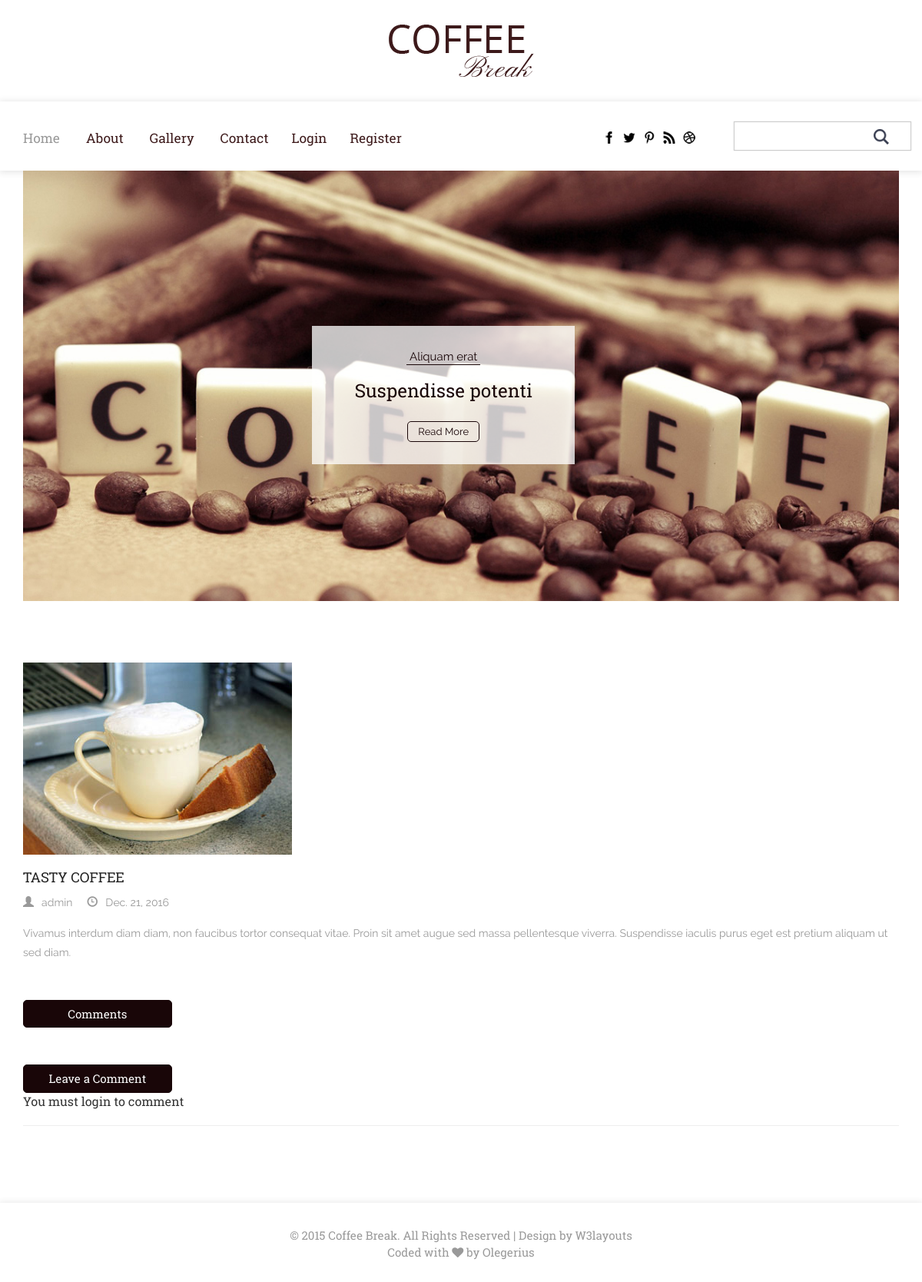
/tender-night-plus/, run on the app's committed database.
### posts/models.py (models this page shows, shortened)
class Post(models.Model):
    user = models.ForeignKey(settings.AUTH_USER_MODEL, default=1)
    title = models.CharField(max_length=120)
    slug = models.SlugField(unique=True)
    image = models.ImageField(upload_to=upload_location,
                              null=True,
                              blank=True,
                              width_field="width_field",
                              height_field="height_field")
    height_field = models.IntegerField(default=0)
    width_field = models.IntegerField(default=0)
    content = models.TextField()
    draft = models.BooleanField(default=False)
    publish = models.DateField(auto_now=False, auto_now_add=False)
    read_time = models.IntegerField(default=0)  # models.TimeField(null=True, blank=True) #assume minutes
    updated = models.DateTimeField(auto_now=True, auto_now_add=False)
    timestamp = models.DateTimeField(auto_now=False, auto_now_add=True)
    objects = PostManager()
    class Meta:
        ordering = ["-timestamp", "-updated"]
    @property
    def comments(self):
        instance = self
        qs = Comment.objects.filter_by_instance(instance)
        return qs
    @property
    def get_content_type(self):
        instance = self
        content_type = ContentType.objects.get_for_model(instance.__class__)
        return content_type

### posts/views.py (the view, shortened to what this page needs)
# urls.py: url(r'^(?P<slug>[\w-]+)/$', post_detail, name='detail'),
def post_detail(request, slug=None):
    instance = get_object_or_404(Post, slug=slug)
    if instance.publish > timezone.now().date() or instance.draft:
        if not request.user.is_staff or not request.user.is_superuser:
            raise Http404
    share_string = quote_plus(instance.content)
    initial_data = {
        "content_type": instance.get_content_type,
        "object_id": instance.id
    }
    form = CommentForm(request.POST or None, initial=initial_data)
    comments = instance.comments
    context = {
        "title": instance.title,
        "instance": instance,
        "share_string": share_string,
        "comments": comments,
        "comment_form": form,
    }
    return render(request, "posts/post_detail.html", context)

### comments/forms.py
class CommentForm(forms.Form):
    content_type = forms.CharField(widget=forms.HiddenInput)
    object_id = forms.IntegerField(widget=forms.HiddenInput)
    content = forms.CharField(label='', widget=forms.Textarea)

### comments/models.py (called while the page is built)
    def filter_by_instance(self, instance):
        content_type = ContentType.objects.get_for_model(instance.__class__)
        obj_id = instance.id
        qs = super(CommentManager, self).filter(content_type=content_type, object_id=obj_id).filter(parent=None)
        return qs

### posts/templates/posts/post_detail.html (shortened to what this page needs)
{% extends "base.html" %}
{% load static %}
{% load urlify %}
{% load crispy_forms_tags %}
{% block navigation %}
    {% include "nav.html" with is_home=True %}
{% endblock %}
{% block content %}
	<div class="single">
		<div class="container">
				<div class="single-top">
                    {% if instance.image %}
						<img class="img-responsive" src="{{ instance.image.url }}" alt=" ">
                    {% endif %}
					<div class=" single-grid">
						<h4>{{ instance.title.upper }}</h4>
							<ul class="blog-ic">
								<li><a href="#"><span> <i  class="glyphicon glyphicon-user"> </i>{{ instance.user }}</span> </a> </li>
		  						 <li><span><i class="glyphicon glyphicon-time"> </i>{{ instance.publish }}</span></li>
		  					</ul>
                        <p>{{ instance.content }}</p>
                    </div>
					<div class="comments heading">
						<h3>Comments</h3>
    				</div>
    				<div class="comment-bottom heading">
    					<h3>Leave a Comment</h3>
        {% if request.user.is_authenticated %}
        <form method="POST" action="."> {% csrf_token %}
            {{ comment_form|crispy }}
            <input type='submit' value='Post comment' class='btn btn-default'>
        </form>
        {% else %}
        <p>You must login to comment </p>
        {% endif %}
        <hr/>
    				</div>
				</div>
			</div>
	</div>
{% endblock %}

### static/css/style.css (style rules this page uses)
html, body { font-size: 100%; background: #fff; }
body { font-size: 100%; font-family: 'RobotoSlab-Regular'; }
body a { transition: 0.5s all ease; -webkit-transition: 0.5s all ease; -moz-transition: 0.5s all ease; -o-transition: 0.5s all ease; -ms-transition: 0.5s all ease; }
p { margin:0; }
ul,label { margin:0; padding:0; }
.heading h3 { color: #fff; background: #190608; padding: 9px 0px; border: 1px solid #190608; font-size: 15px; border-radius: 5px; -webkit-border-radius: 5px; -moz-border-radius: 5px; -o-border-radius: 5px; -ms-border-radius: 5px; width: 65%; margin: 0 auto; }
.single-grid h4 { font-size: 18px; margin: 20px 0 0 0; color: #212121; }
.single-grid p { font-size: 14px; font-family: 'Raleway-Regular'; color: #999; line-height: 1.8em; margin-top: 1.5%; }
i.glyphicon { margin-right: 10px; }
ul.blog-ic li span { font-size: 14px; font-family: 'Raleway-Regular'; color: #999; }
.single { padding: 6em 0; }
.comments { padding: 3em 0; }
ul.blog-ic li { display: inline-block; margin-right: 15px; }
ul.blog-ic { margin-top: 10px; }
.comments h3,.comment-bottom h3 { width: 17%; text-align: center; margin: 0; }
@media (max-width:1366px) { .contact,.welcome,.gallery,.pages,.single { padding: 5em 0px; } }

### static/css/chocolat.css (style rules this page uses)
body { margin:0; padding:0; }

### data on the page
Post: image (picture), title "TASTY COFFEE", user "admin", publish "Dec. 21, 2016", content "Vivamus interdum diam diam, non faucibus tortor consequat vitae. Proin sit amet augue sed massa pellentesque viverra. Suspendisse iaculis purus eget est pretium aliquam ut sed diam."
